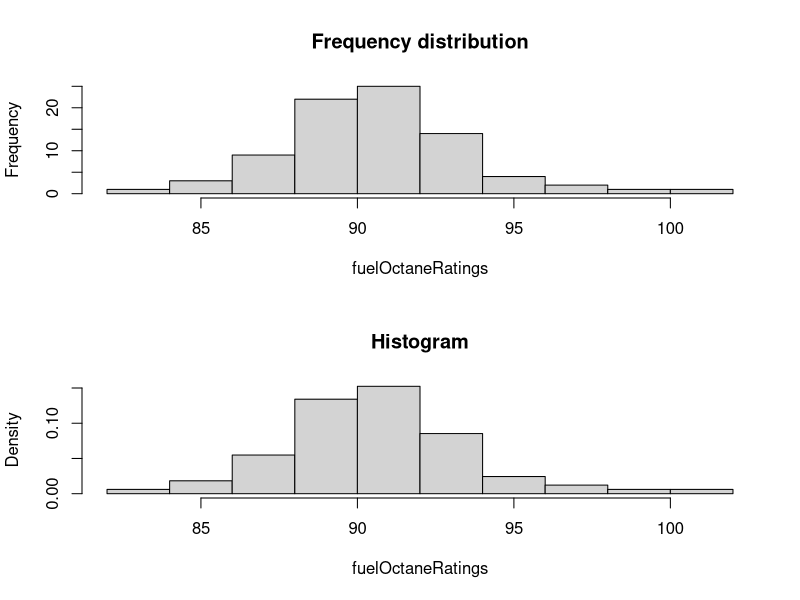

R code for this plot:
fuelOctaneRatings <- c(
						88.5, 94.7, 84.3, 90.1, 89.0, 89.8, 91.6, 90.3,
						90.0, 91.5, 89.9, 98.8, 88.3, 90.4, 91.2, 90.6,
						92.2, 87.7, 91.1, 86.7, 93.4, 96.1, 89.6, 90.4,
						91.6, 90.7, 88.6, 88.3, 94.2, 85.3, 90.1, 89.3,
						91.1, 92.2, 83.4, 91.0, 88.2, 88.5, 93.3, 87.4,
						91.1, 90.5, 100.3, 87.6, 92.7, 87.9, 93.0, 94.4,
						90.4, 91.2, 86.7, 94.2, 90.8, 90.1, 91.8, 88.4,
						92.6, 93.7, 96.5, 84.3, 93.2, 88.6, 88.7, 92.7,
						89.3, 91.0, 87.5, 87.8, 88.3, 89.2, 92.3, 88.9,
						89.8, 92.7, 93.3, 86.7, 91.0, 90.9, 89.9, 91.8,
						89.7, 92.2
					 )

par(mfrow = c(2, 1))
hist(fuelOctaneRatings, breaks = 8, freq = TRUE, main = "Frequency distribution")
# The already given function "hist" is not breaking up the data in the same number that
# is given by the argument "breaks", but it finds the closest appropriate value.
# "breaks = c(<value1>, <value2>, ...)" as a parametar for setting breakpoints manually
# for better control.
hist(fuelOctaneRatings, breaks = 8, freq = FALSE, main = "Histogram")
